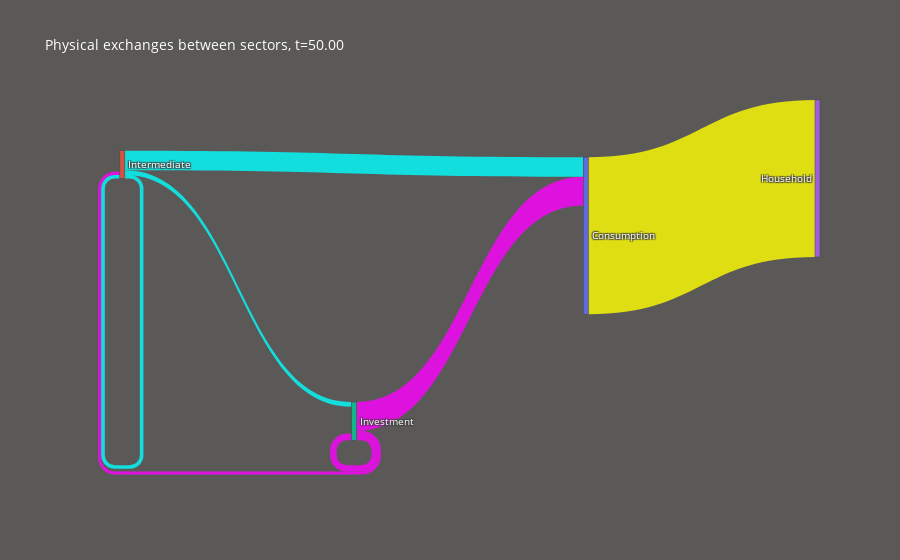
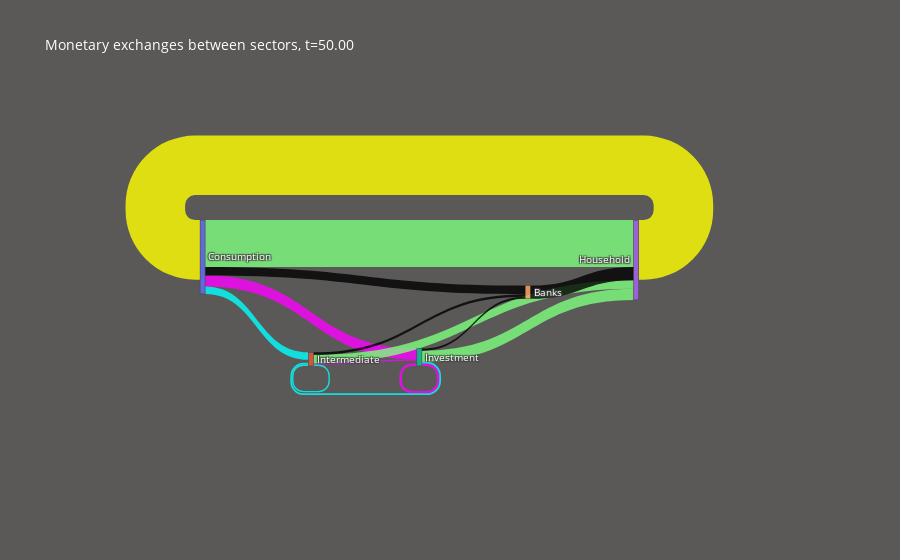

Notebook code for these charts, in order:
### Code cell
hub=pgm.Hub('CHIMES0',verb=False)
dparam0 = hub.supplements['generateNgoodwin'](3) #Basic N Goodwin dictionnary
dparam0['a'] = dparam0['a0']*dparam0['apond']
dparam0['w'] = dparam0['w0']*dparam0['z']
dparam0['Nprod']= ['Consumption','Intermediate','Investment']
dparam0['Gamma']= np.array([[0. ,0.1,0],
                            [0. ,0.1,0],
                            [0. ,0.1,0]])
dparam0['Xi']   = np.array([[0. ,0. ,1],
                            [0. ,0. ,1],
                            [0. ,0. ,1]])
dparam0['Cpond'] = np.array([1,0,0])


########################################################
### Employment to no wage share change through Philips curve
dparam0['employment']= (dparam0['alpha']-dparam0['philinConst'])/dparam0['philinSlope'] # Linear Philips
#dparam0['employment']= 1 - np.sqrt(dparam0['phi1']/(dparam0['phi0']+dparam0['alpha'])) # Divergent Philips

### Price to ensuire ROC to be the natural growth rate of society
dparam0['p'] = hub.supplements['pForROC'](dparam0)
dparam0['p']*=1.1
### Capital composition to be sure that dotV=0 then scaling for employment and N 
K= hub.supplements['Kfor0dotV'](dparam0)
K*=dparam0['employment']*dparam0['N']/np.sum(K/dparam0['a']) # homotetic scaling for employment and N
dparam0['K']= K
#dparam0['V']=dparam0['K']*dparam0['A']*dparam0['epsilonV']
dparam0['V']=dparam0['K']*dparam0['A']*dparam0['epsilonV']*10

dparam0['kY']= 10
dparam0['kI']= 2
dparam0['kC']= 1      

# RUN AND PLOT ######################################## 
hub.set_dparam(**dparam0,verb=True) 
hub.set_dparam('Tmax',100,verb=False) 

hub.run()

pgm.plots.plotnyaxis(hub,[
                         [['employment',sect] for sect in dparam0['Nprod']],
                         [['ROC',sect] for sect in dparam0['Nprod']],  
                          #[[#['employment',dparam0['Nprod'][1]],
                          #['employment',dparam0['Nprod'][2]]]])
                          ])

for i,sect in enumerate(dparam0['Nprod']):
    print(i,sect)
    title = sect 
    title+=f"Gamma :{dparam0['Gamma'][i,:]}, Gamma :{dparam0['Xi'][i,:]}. Cpond :{dparam0['Cpond'][i]}"
    pgm.plots.plotnyaxis(hub,[[[var,sect]] for var in ['ROC','inflation','dotV','v','V']],title=title)#,tend=20)

#hub.plot()
hub.supplements['PiRepartition'](hub)
hub.supplements['PhysicalFluxes'](hub)
#hub.supplements['MonetaryFluxes'](hub)
pgm.plots.Sankey(hub,t=50)

### Figure 1 — Plotly figure (JSON) as saved in the notebook; plotly's stock layout.template omitted (floating-point values rounded to 4 significant figures)
{"data": [{"link": {"color": ["rgba(255,  0,255, 0.8)", "rgba(255,  0,255, 0.8)", "rgba(255,  0,255, 0.8)", "rgba(255,  0,255, 0.8)", "rgba(255,  0,255, 0.8)", "rgba(255,  0,255, 0.8)", "rgba(255,  0,255, 0.8)", "rgba(255,  0,255, 0.8)", "rgba(255,  0,255, 0.8)", "rgba(  0,255,255, 0.8)", "rgba(  0,255,255, 0.8)", "rgba(  0,255,255, 0.8)", "rgba(  0,255,255, 0.8)", "rgba(  0,255,255, 0.8)", "rgba(  0,255,255, 0.8)", "rgba(  0,255,255, 0.8)", "rgba(  0,255,255, 0.8)", "rgba(  0,255,255, 0.8)", "rgba(255,255,  0, 0.8)", "rgba(255,255,  0, 0.8)", "rgba(255,255,  0, 0.8)"], "label": ["Minvest", "Minvest", "Minvest", "Minvest", "Minvest", "Minvest", "Minvest", "Minvest", "Minvest", "Minter", "Minter", "Minter", "Minter", "Minter", "Minter", "Minter", "Minter", "Minter", "Consumption", "Consumption", "Consumption"], "source": [0, 0, 0, 1, 1, 1, 2, 2, 2, 0, 0, 0, 1, 1, 1, 2, 2, 2, 0, 1, 2], "target": [0, 1, 2, 0, 1, 2, 0, 1, 2, 0, 1, 2, 0, 1, 2, 0, 1, 2, 3, 3, 3], "value": [0, 0, 0, 0, 0, 0, 2.17, 0.2306, 0.4804, 0, 0, 0, 1.482, 0.2732, 0.3483, 0, 0, 0, 11.86, 0, 0]}, "node": {"label": ["Consumption", "Intermediate", "Investment", "Household"], "pad": 50, "thickness": 5}, "type": "sankey"}], "layout": {"font": {"color": "white", "size": 10}, "hovermode": "x", "paper_bgcolor": "#5B5958", "title": {"text": "Physical exchanges between sectors, t=50.00"}}}

### Figure 2 — Plotly figure (JSON) as saved in the notebook; plotly's stock layout.template omitted (floating-point values rounded to 4 significant figures)
{"data": [{"link": {"color": ["rgba(255,  0,255, 0.8)", "rgba(255,  0,255, 0.8)", "rgba(255,  0,255, 0.8)", "rgba(255,  0,255, 0.8)", "rgba(255,  0,255, 0.8)", "rgba(255,  0,255, 0.8)", "rgba(255,  0,255, 0.8)", "rgba(255,  0,255, 0.8)", "rgba(255,  0,255, 0.8)", "rgba(  0,255,255, 0.8)", "rgba(  0,255,255, 0.8)", "rgba(  0,255,255, 0.8)", "rgba(  0,255,255, 0.8)", "rgba(  0,255,255, 0.8)", "rgba(  0,255,255, 0.8)", "rgba(  0,255,255, 0.8)", "rgba(  0,255,255, 0.8)", "rgba(  0,255,255, 0.8)", "rgba(255,255,  0, 0.8)", "rgba(255,255,  0, 0.8)", "rgba(255,255,  0, 0.8)", "rgba(127,255,127, 0.8)", "rgba(127,255,127, 0.8)", "rgba(127,255,127, 0.8)", "rgba(0,0,0, 0.8)", "rgba(0,0,0, 0.8)", "rgba(0,0,0, 0.8)", "rgba(0,0,0, 0.8)"], "label": ["Minvest", "Minvest", "Minvest", "Minvest", "Minvest", "Minvest", "Minvest", "Minvest", "Minvest", "Minter", "Minter", "Minter", "Minter", "Minter", "Minter", "Minter", "Minter", "Minter", "Consumption", "Consumption", "Consumption"], "source": [0, 0, 0, 1, 1, 1, 2, 2, 2, 0, 0, 0, 1, 1, 1, 2, 2, 2, 3, 3, 3, 0, 1, 2, 0, 1, 2, 4], "target": [0, 1, 2, 0, 1, 2, 0, 1, 2, 0, 1, 2, 0, 1, 2, 0, 1, 2, 0, 1, 2, 3, 3, 3, 4, 4, 4, 3], "value": [0, 0, 2.387, 0, 0, 0.2537, 0, 0, 0.5285, 0, 1.63, 0, 0, 0.3005, 0, 0, 0.3831, 0, 13.05, 0, 0, 10.28, 1.895, 2.416, 1.876, 0.5424, 0.4755, 2.894]}, "node": {"label": ["Consumption", "Intermediate", "Investment", "Household", "Banks"], "pad": 50, "thickness": 5}, "type": "sankey"}], "layout": {"font": {"color": "white", "size": 10}, "hovermode": "x", "paper_bgcolor": "#5B5958", "title": {"text": "Monetary exchanges between sectors, t=50.00"}}}
